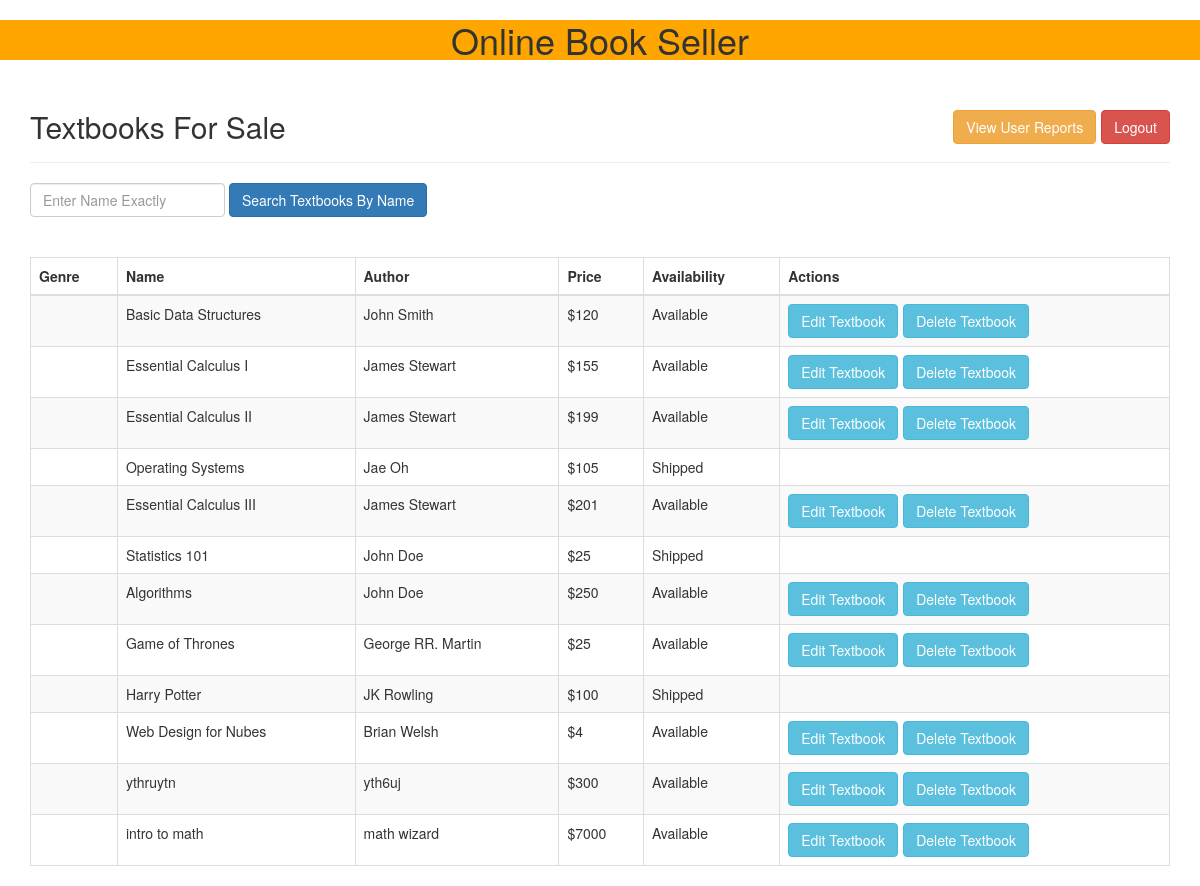
/index.php (signed in), run on the app's committed database.
### tables this page shows
CREATE TABLE `bookinfo` (
  `book_id` int(100) NOT NULL AUTO_INCREMENT,
  `course_number` varchar(30) NOT NULL DEFAULT '',
  `book_name` varchar(30) NOT NULL,
  `book_author` varchar(30) NOT NULL,
  `book_price` int(11) NOT NULL,
  `is_available` varchar(30) NOT NULL DEFAULT '',
  `ISBN` int(25) DEFAULT NULL,
  UNIQUE KEY `book_id` (`book_id`)
);

### common.php (called while the page is built)
<?php
function escape($html)
{
    return htmlspecialchars($html, ENT_QUOTES | ENT_SUBSTITUTE, "UTF-8");
}

### public/index.php (the view, shortened to what this page needs)
<?php
$sql = "SELECT * FROM bookinfo";
try {
    require_once "../config.php";
    require "../common.php";
    $connection = new PDO($dsn, $db_username, $db_password, $db_options);
    $statement = $connection->prepare($sql);
    $statement->execute();
    $result = $statement->fetchAll();
} catch (PDOException $error) {
    echo $sql . "<br>" . $error->getMessage();
}
?>
<?php require "templates/header.php";?>
<div class="container">
	<div class="page-header clearfix">
		<h2 class="pull-left">Textbooks For Sale</h2>
		<div class="btn-toolbar">
			<a href="logout.php" class="btn btn-danger pull-right">Logout</a>
			 <?php if ($_SESSION["usertype"] !== "Admin") {?>
				<a href="create_report.php" class="btn btn-warning pull-right">Submit a Report</a>
			 <?php } else {?>
				<a href="reports.php" class="btn btn-warning pull-right">View User Reports</a>
			 <?php }?>
		</div>
	</div>
	<div>
		<form method="POST" class="form-inline">
			<div class="form-row">
				<input type="text" name="search" value="" class="form-control" placeholder="Enter Name Exactly">
				<input type="submit" name="submit" class="btn btn-primary" value="Search Textbooks By Name">
			</div>
		</form>
	</div>
	<br></br>
	<?php
if ($result && $statement->rowCount() > 0) {?>
			<table class="table table-bordered table-striped table-hover">
				<thead class="thead-dark/">
					<tr>
						<th>Genre</th>
						<th>Name</th>
						<th>Author</th>
						<th>Price</th>
						<th>Availability</th>
						<th>Actions</th>
					</tr>
				</thead>
				<tbody>
				<?php foreach ($result as $row) {?>
					<tr>
						<td><?php echo escape($row["book_genre"]); ?></td>
						<td><?php echo escape($row["book_name"]); ?></td>
						<td><?php echo escape($row["book_author"]); ?></td>
						<td>$<?php echo escape($row["book_price"]); ?></td>
						<td><?php echo escape($row["is_available"]); ?></td>
						<td>
							<div class="btn-toolbar">
<?php if (escape($row["is_available"] == "Available" && (($_SESSION["usertype"] == "Seller")||($_SESSION["usertype"] == "Admin")))) {
    echo "<a href=\"edit.php?bookid=" . urlencode($row['book_id']) . "\" class=\"btn btn-info\">Edit Textbook</a>";
    echo "<a href=\"delete.php?bookid=" . urlencode($row['book_id']) . "\" class=\"btn btn-info\">Delete Textbook</a>";
}?>
						</td>
					</tr>
				<?php }?>
				</tbody>
			</table>
		<?php } else {?>
			<blockquote>No Textbooks currently for Sale.</blockquote>
		<?php }
?>
</div>
<?php require "templates/footer.php";?>

### public/templates/header.php (shortened to what this page needs)
<!doctype html>
<html lang="en">
<head>
	<link rel="stylesheet" href="css/style.css">
	<link rel="stylesheet" href="https://maxcdn.bootstrapcdn.com/bootstrap/3.3.7/css/bootstrap.css">
</head>
<body>
	<div id="header" style="background-color:#FFA500;font-size:30px">
		<h1 class="text" style=" text-align:center;">Online Book Seller</h1>
	</div>

### public/css/style.css (style rules this page uses)
.page-header h2 { margin-top: 0; }

### data on the page
bookinfo: book_name "Basic Data Structures", book_author "John Smith", book_price "120", is_available "Available"
bookinfo: book_name "Essential Calculus I", book_author "James Stewart", book_price "155", is_available "Available"
bookinfo: book_name "Essential Calculus II", book_author "James Stewart", book_price "199", is_available "Available"
bookinfo: book_name "Operating Systems", book_author "Jae Oh", book_price "105", is_available "Shipped"
bookinfo: book_name "Essential Calculus III", book_author "James Stewart", book_price "201", is_available "Available"
bookinfo: book_name "Statistics 101", book_author "John Doe", book_price "25", is_available "Shipped"
bookinfo: book_name "Algorithms", book_author "John Doe", book_price "250", is_available "Available"
bookinfo: book_name "Game of Thrones", book_author "George RR. Martin", book_price "25", is_available "Available"
bookinfo: book_name "Harry Potter", book_author "JK Rowling", book_price "100", is_available "Shipped"
bookinfo: book_name "Web Design for Nubes", book_author "Brian Welsh", book_price "4", is_available "Available"
bookinfo: book_name "ythruytn", book_author "yth6uj", book_price "300", is_available "Available"
bookinfo: book_name "intro to math", book_author "math wizard", book_price "7000", is_available "Available"
